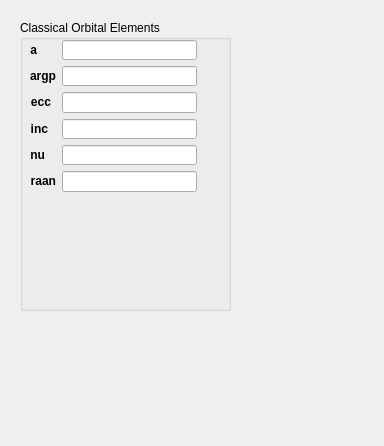
<?xml version="1.0" encoding="UTF-8"?>
<ui version="4.0">
 <class>Form</class>
 <widget class="QWidget" name="Form">
  <property name="geometry">
   <rect>
    <x>0</x>
    <y>0</y>
    <width>384</width>
    <height>446</height>
   </rect>
  </property>
  <property name="windowTitle">
   <string>Form</string>
  </property>
  <widget class="QGroupBox" name="groupBox_COE">
   <property name="geometry">
    <rect>
     <x>20</x>
     <y>20</y>
     <width>211</width>
     <height>291</height>
    </rect>
   </property>
   <property name="title">
    <string>Classical Orbital Elements</string>
   </property>
   <property name="flat">
    <bool>true</bool>
   </property>
   <widget class="QWidget" name="layoutWidget">
    <property name="geometry">
     <rect>
      <x>10</x>
      <y>20</y>
      <width>167</width>
      <height>152</height>
     </rect>
    </property>
    <layout class="QFormLayout" name="fmlo_COE">
     <item row="0" column="0">
      <widget class="QLabel" name="label_COE_a">
       <property name="text">
        <string>&lt;html&gt;&lt;head/&gt;&lt;body&gt;&lt;p&gt;&lt;span style=&quot; font-weight:600;&quot;&gt;a&lt;/span&gt;&lt;/p&gt;&lt;/body&gt;&lt;/html&gt;</string>
       </property>
       <property name="alignment">
        <set>Qt::AlignRight|Qt::AlignTrailing|Qt::AlignVCenter</set>
       </property>
       <property name="buddy">
        <cstring>lineEdit_COE_a</cstring>
       </property>
      </widget>
     </item>
     <item row="0" column="1">
      <widget class="QLineEdit" name="lineEdit_COE_a"/>
     </item>
     <item row="1" column="0">
      <widget class="QLabel" name="label_COE_argp">
       <property name="text">
        <string>&lt;html&gt;&lt;head/&gt;&lt;body&gt;&lt;p&gt;&lt;span style=&quot; font-weight:600;&quot;&gt;argp&lt;/span&gt;&lt;/p&gt;&lt;/body&gt;&lt;/html&gt;</string>
       </property>
       <property name="alignment">
        <set>Qt::AlignRight|Qt::AlignTrailing|Qt::AlignVCenter</set>
       </property>
       <property name="buddy">
        <cstring>lineEdit_COE_argp</cstring>
       </property>
      </widget>
     </item>
     <item row="2" column="0">
      <widget class="QLabel" name="label_COE_ecc">
       <property name="text">
        <string>&lt;html&gt;&lt;head/&gt;&lt;body&gt;&lt;p&gt;&lt;span style=&quot; font-weight:600;&quot;&gt;ecc&lt;/span&gt;&lt;/p&gt;&lt;/body&gt;&lt;/html&gt;</string>
       </property>
       <property name="alignment">
        <set>Qt::AlignRight|Qt::AlignTrailing|Qt::AlignVCenter</set>
       </property>
       <property name="buddy">
        <cstring>lineEdit_COE_ecc</cstring>
       </property>
      </widget>
     </item>
     <item row="3" column="0">
      <widget class="QLabel" name="label_COE_inc">
       <property name="text">
        <string>&lt;html&gt;&lt;head/&gt;&lt;body&gt;&lt;p&gt;&lt;span style=&quot; font-weight:600;&quot;&gt;inc&lt;/span&gt;&lt;/p&gt;&lt;/body&gt;&lt;/html&gt;</string>
       </property>
       <property name="alignment">
        <set>Qt::AlignRight|Qt::AlignTrailing|Qt::AlignVCenter</set>
       </property>
       <property name="buddy">
        <cstring>lineEdit_COE_inc</cstring>
       </property>
      </widget>
     </item>
     <item row="4" column="0">
      <widget class="QLabel" name="label_COE_nu">
       <property name="text">
        <string>&lt;html&gt;&lt;head/&gt;&lt;body&gt;&lt;p&gt;&lt;span style=&quot; font-weight:600;&quot;&gt;nu&lt;/span&gt;&lt;/p&gt;&lt;/body&gt;&lt;/html&gt;</string>
       </property>
       <property name="alignment">
        <set>Qt::AlignRight|Qt::AlignTrailing|Qt::AlignVCenter</set>
       </property>
       <property name="buddy">
        <cstring>lineEdit_COE_nu</cstring>
       </property>
      </widget>
     </item>
     <item row="5" column="0">
      <widget class="QLabel" name="label_COE_raan">
       <property name="text">
        <string>&lt;html&gt;&lt;head/&gt;&lt;body&gt;&lt;p&gt;&lt;span style=&quot; font-weight:600;&quot;&gt;raan&lt;/span&gt;&lt;/p&gt;&lt;/body&gt;&lt;/html&gt;</string>
       </property>
       <property name="alignment">
        <set>Qt::AlignRight|Qt::AlignTrailing|Qt::AlignVCenter</set>
       </property>
       <property name="buddy">
        <cstring>lineEdit_COE_raan</cstring>
       </property>
      </widget>
     </item>
     <item row="1" column="1">
      <widget class="QLineEdit" name="lineEdit_COE_argp"/>
     </item>
     <item row="2" column="1">
      <widget class="QLineEdit" name="lineEdit_COE_ecc"/>
     </item>
     <item row="3" column="1">
      <widget class="QLineEdit" name="lineEdit_COE_inc"/>
     </item>
     <item row="4" column="1">
      <widget class="QLineEdit" name="lineEdit_COE_nu"/>
     </item>
     <item row="5" column="1">
      <widget class="QLineEdit" name="lineEdit_COE_raan"/>
     </item>
    </layout>
   </widget>
  </widget>
 </widget>
 <resources/>
 <connections/>
</ui>
